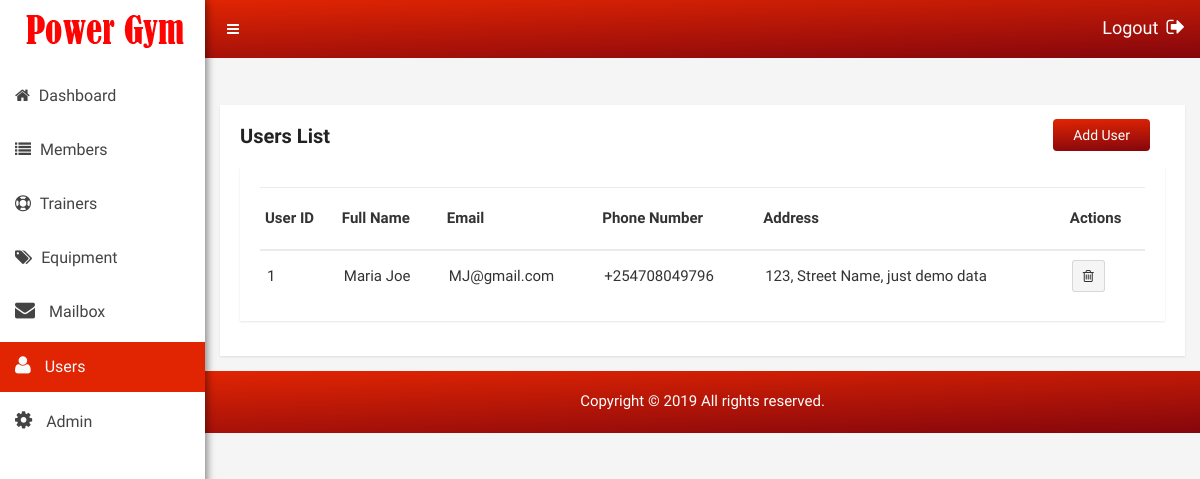
/Admin/users.php (signed in), run on the app's committed database.
### tables this page shows
CREATE TABLE `tbl_users` (
  `user_id` int(10) NOT NULL,
  `password` varchar(80) NOT NULL,
  `person_id` int(10) NOT NULL
);

CREATE TABLE `tbl_people` (
  `person_id` int(10) NOT NULL,
  `firstname` varchar(30) NOT NULL,
  `lastname` varchar(30) NOT NULL,
  `email` varchar(30) NOT NULL,
  `phone` varchar(20) NOT NULL,
  `address` varchar(100) NOT NULL,
  `date_added` timestamp NOT NULL DEFAULT CURRENT_TIMESTAMP ON UPDATE CURRENT_TIMESTAMP
);

### Admin/Tables/users_table.php (the view, shortened to what this page needs)
 <div class="product-status mg-tb-15">
            <div class="containerz">
                <div class="row">
                    <div class="col-lg-12 col-md-12 col-sm-12 col-xs-12" >
                        <div class="product-status-wrap">
                            <table>
                                <tr>
                                    <th>User ID</th>
                                    <th>Full Name</th>
                                    <th>Email</th>
                                    <th>Phone Number</th>
                                    <th>Address</th>
                                    <th>Actions</th>
                                </tr>
<?php
            $query="SELECT
                        usr.user_id,usr.password,usr.person_id,
                        psn.person_id,psn.firstname,psn.lastname,psn.email,psn.phone,psn.address,psn.date_added
                    FROM
                        tbl_users usr
                    LEFT JOIN
                        tbl_people psn
                    ON
                        usr.person_id = psn.person_id
                    ORDER BY
                        psn.date_added
                    DESC
                        ";
$result=mysqli_query($link,$query) or die (mysql_error());
$counter=0;
  while ($row=mysqli_fetch_array($result)) {
        $email=$row['email'];
        $firstname=$row['firstname'];
        $lastname=$row['lastname'];
        $phone=$row['phone'];
        $address=$row['address'];
?>
<tr>
    <td>
        <?php echo ++$counter;?>
    </td>
    <td>
        <?php echo $firstname." ".$lastname;?>
    </td>
    <td>
        <?php echo $email;?>
    </td>
    <td>
        <?php echo $phone;?>
    </td>
    <td>
        <?php echo $address;?>
    </td>
    <td>
        <button data-toggle="tooltip" title="Trash" class="pd-setting-ed"><i class="fa fa-trash-o" aria-hidden="true" disabled="true"></i></button>
    </td>
</tr>
<?php
}
?>
                            </table>
                        </div>
                    </div>
                </div>
            </div>
        </div>

### Admin/css/main.css (style rules this page uses)
html { color: #222; font-size: 1em; line-height: 1.4; }

### Admin/style.css (style rules this page uses)
html, body { height: 100%; font-family: 'Play', sans-serif;font-weight:400;background:#f5f5f5; }
.mg-tb-15 { margin:15px 0px; }
.product-sales-chart, .analytics-info-cs, .tranffic-als-inner, .analytics-rounded, .single-new-trend, .personal-info-wrap, .author-widgets-single, .calender-inner, .product-status-wrap, .review-tab-pro-inner, .income-dashone-total, .analytics-adminpro-wrap, .analytics-sparkle-line, .analysis-progrebar, .sparkline8-list, .sparkline9-list, .sparkline7-list, .sparkline10-list, .sparkline12-list, .sparkline13-list, .sparkline14-list, .sparkline13-list, .sparkline11-list, .x-editable-list, .code-editor-single, .blog-details-inner, .charts-single-pro, .about-sparkline, .sparkline-list, .button-ad-wrap, .tab-content-details, .sparkline16-list, .sparkline15-list, .tinymce-single { padding:20px; background:#fff; -webkit-box-shadow: 0px 1px 2px 0px rgba(0, 0, 0, 0.1); box-shadow: 0px 1px 2px 0px rgba(0, 0, 0, 0.1); }
.product-status-wrap table { width: 100%; }
.product-status-wrap table th { padding: 20px 5px; vertical-align: top; border-top: 1px solid #e9ecef; }
.product-status-wrap table th { vertical-align: bottom; border-bottom: 2px solid #e9ecef; }
.product-status-wrap th, .product-status-wrap td { padding: 10px; text-align: left; font-size: 15px; }
.product-status-wrap table td { padding: 9px 7px; border-top: 1px solid #e9ecef; }
.sales-report-stn-his button.product-btn-history, button.pd-setting-ed { padding: 5px 10px; font-size: 14px; border-radius: 3px; border: 1px solid rgba(0,0,0,.12); background: #f5f5f5; }
button.pd-setting-ed { display: inline-block; margin-right: 5px; }

### data on the page
tbl_users: person.firstname "Maria", person.lastname "Joe", person.email "MJ@gmail.com", person.phone "+254708049796", person.address "123, Street Name, just demo data"
